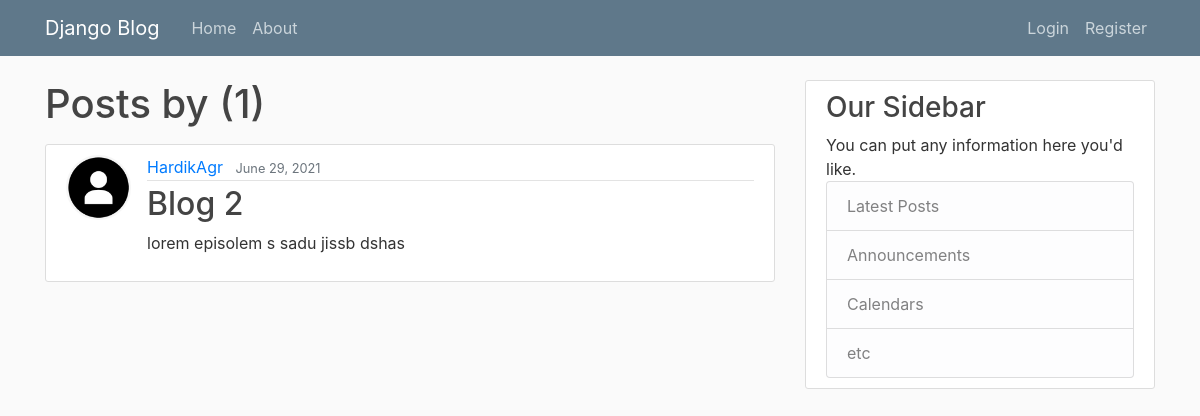
The page /user/HardikAgr on the database as committed earlier.
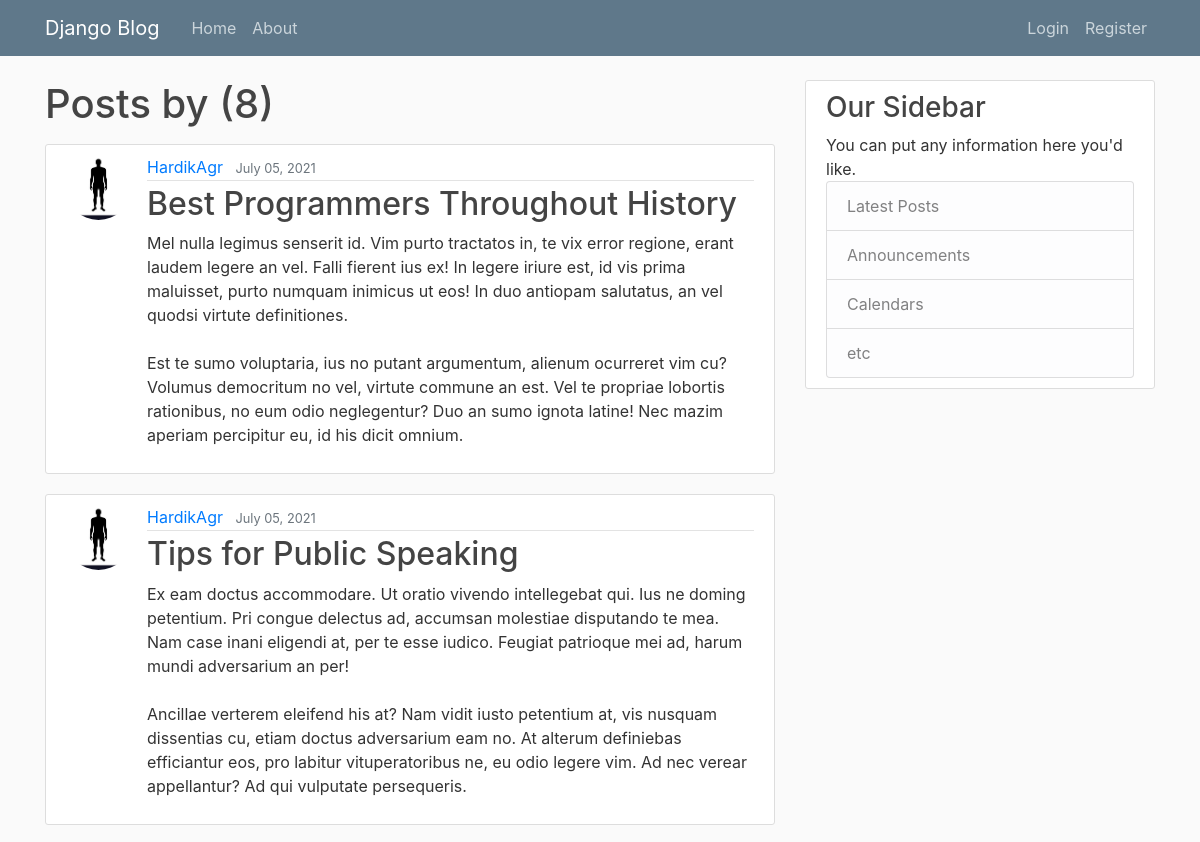
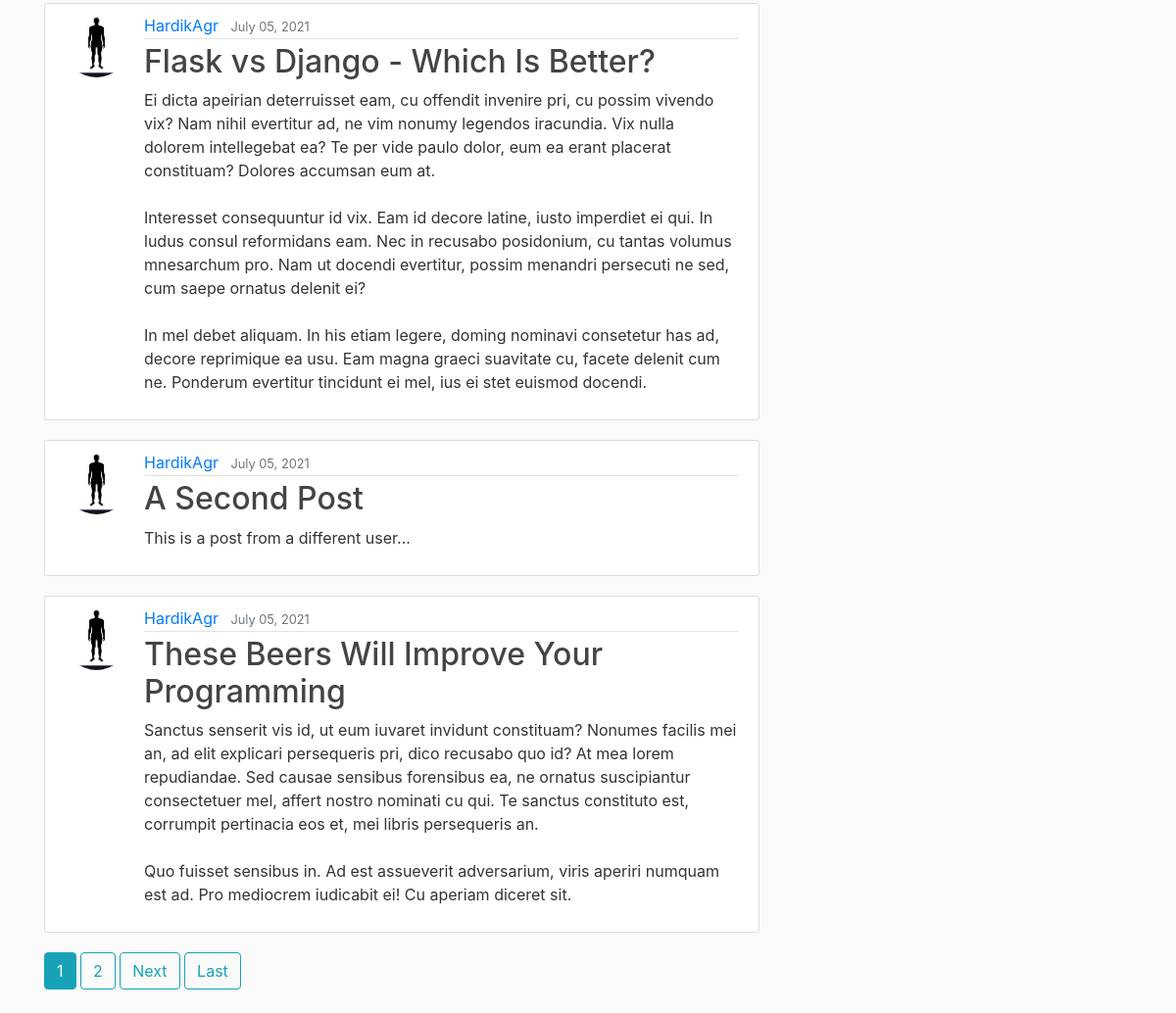
The same page on the database as committed later (2 pictures, top to bottom).
### blog/models.py (models this page shows, shortened)
class Post(models.Model):
    title = models.CharField(max_length=100)
    content = models.TextField()
    date_posted = models.DateTimeField(default=timezone.now)
    author = models.ForeignKey(User, on_delete=models.CASCADE)

### users/models.py (models this page shows, shortened)
class Profile(models.Model):
    user = models.OneToOneField(User, on_delete=models.CASCADE)
    image = models.ImageField(default='default.jpg', upload_to='profile_pics')

### blog/views.py (the view)
# urls.py: path('user/<str:username>', UserPostListView.as_view(), name='user-posts'),
class UserPostListView(ListView):
    model = Post
    template_name = 'blog/user_posts.html'
    context_object_name = 'posts'
    paginate_by = 5
    def get_queryset(self):
        user = get_object_or_404(User, username=self.kwargs.get('username'))
        return Post.objects.filter(author=user).order_by('-date_posted')

### blog/templates/blog/user_posts.html (shortened to what this page needs)
<!DOCTYPE html>
{% extends "blog/base.html" %}
{% block content %}
    <h1 class="mb-3">Posts by {{ views.kwargs.username }} ({{ page_obj.paginator.count }})</h1>
    {% for post in posts %}
        <article class="media content-section">
            <img class="rounded-circle article-img" src="{{ post.author.profile.image.url }}" alt="">
          <div class="media-body">
            <div class="article-metadata">
              <a class="mr-2" href="{% url 'user-posts' post.author.username %}">{{ post.author }}</a>
              <small class="text-muted">{{ post.date_posted|date:"F d, Y" }}</small>
            </div>
            <h2><a class="article-title" href="{% url 'post-detail' post.id %}">{{ post.title }}</a></h2>
            <p class="article-content">{{ post.content }}</p>
          </div>
        </article>
    {% endfor %}
    {% if is_paginated %}
        {% for num in page_obj.paginator.page_range %}
            {% if page_obj.number == num %}
                <a href="?page={{ num }}" class="btn btn-info mb-4">{{ num }}</a>
            {% elif num > page_obj.number|add:'-3' and num < page_obj.number|add:'3' %}
                <a href="?page={{ num }}" class="btn btn-outline-info mb-4">{{ num }}</a>
            {% endif %}
        {% endfor %}
        {% if page_obj.has_next %}
            <a href="?page={{ page_obj.next_page_number }}" class="btn btn-outline-info mb-4">Next</a>
            <a href="?page={{ page_obj.paginator.num_pages }}" class="btn btn-outline-info mb-4">Last</a>
        {% endif %}
    {% endif %}
{% endblock content %}

Rows that differ between the two databases and show on the page:
no longer on this page (row unchanged): Post: author.profile.image (placeholder picture), author "HardikAgr", date_posted "June 29, 2021", title "Blog 2", content "lorem episolem s sadu jissb dshas"
added Post: author.profile.image (picture), author "HardikAgr", date_posted "July 05, 2021", title "Best Programmers Throughout History", content "Mel nulla legimus senserit id. Vim purto tractatos in, te vix error regione, erant laudem legere an vel. Falli fierent ius ex! In legere iriure est, id vis prima maluisset, purto numquam inimicus ut eos! In duo antiopam salutatus, an vel quodsi virtute definitiones. Est te sumo voluptaria, ius no putant argumentum, alienum ocurreret vim cu? Volumus democritum no vel, virtute commune an est. Vel te propriae lobortis rationibus, no eum odio neglegentur? Duo an sumo ignota latine! Nec mazim aperiam percipitur eu, id his dicit omnium."
added Post: author.profile.image (picture), author "HardikAgr", date_posted "July 05, 2021", title "Tips for Public Speaking", content "Ex eam doctus accommodare. Ut oratio vivendo intellegebat qui. Ius ne doming petentium. Pri congue delectus ad, accumsan molestiae disputando te mea. Nam case inani eligendi at, per te esse iudico. Feugiat patrioque mei ad, harum mundi adversarium an per! Ancillae verterem eleifend his at? Nam vidit iusto petentium at, vis nusquam dissentias cu, etiam doctus adversarium eam no. At alterum definiebas efficiantur eos, pro labitur vituperatoribus ne, eu odio legere vim. Ad nec verear appellantur? Ad qui vulputate persequeris."
added Post: author.profile.image (picture), author "HardikAgr", date_posted "July 05, 2021", title "Flask vs Django - Which Is Better?", content "Ei dicta apeirian deterruisset eam, cu offendit invenire pri, cu possim vivendo vix? Nam nihil evertitur ad, ne vim nonumy legendos iracundia. Vix nulla dolorem intellegebat ea? Te per vide paulo dolor, eum ea erant placerat constituam? Dolores accumsan eum at. Interesset consequuntur id vix. Eam id decore latine, iusto imperdiet ei qui. In ludus consul reformidans eam. Nec in recusabo posidonium, cu tantas volumus mnesarchum pro. Nam ut docendi evertitur, possim menandri persecuti ne sed, cum saepe ornatus delenit ei? In mel debet aliquam. In his etiam legere, doming nominavi consetetur has ad, decore reprimique ea usu. Eam magna graeci suavitate cu, facete delenit cum ne. Ponderum…"
added Post: author.profile.image (picture), author "HardikAgr", date_posted "July 05, 2021", title "A Second Post", content "This is a post from a different user..."
added Post: author.profile.image (picture), author "HardikAgr", date_posted "July 05, 2021", title "These Beers Will Improve Your Programming", content "Sanctus senserit vis id, ut eum iuvaret invidunt constituam? Nonumes facilis mei an, ad elit explicari persequeris pri, dico recusabo quo id? At mea lorem repudiandae. Sed causae sensibus forensibus ea, ne ornatus suscipiantur consectetuer mel, affert nostro nominati cu qui. Te sanctus constituto est, corrumpit pertinacia eos et, mei libris persequeris an. Quo fuisset sensibus in. Ad est assueverit adversarium, viris aperiri numquam est ad. Pro mediocrem iudicabit ei! Cu aperiam diceret sit."
Other text that changed with them:
{{ page_obj.paginator.count }}: "1" → "8"
new list line: "1"
new list line: "2"
text now shown: "Next Last"
